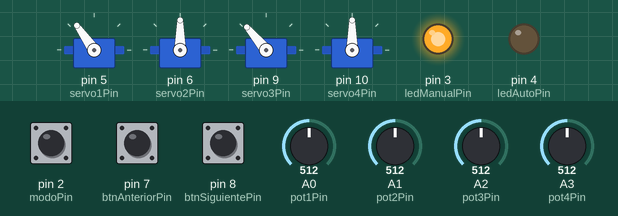
Recording of a sketch running on a simulated Arduino Uno, built with avr-gcc and run on an emulated ATmega328P. Parts: 4 × servo, output pins drawn as LEDs (lit = HIGH). The test bench sets the inputs (shaded band); at power-on: A3 (pot4Pin) = 512, A0 (pot1Pin) = 512, A1 (pot2Pin) = 512, A2 (pot3Pin) = 512, pin 2 (modoPin) HIGH, pin 7 (btnAnteriorPin) HIGH, pin 8 (btnSiguientePin) HIGH. What the sketch prints to the serial monitor is not drawn.

Above: at 3.4 s.
3.5 s: A3 (pot4Pin) set to 40
At 4.5 s:
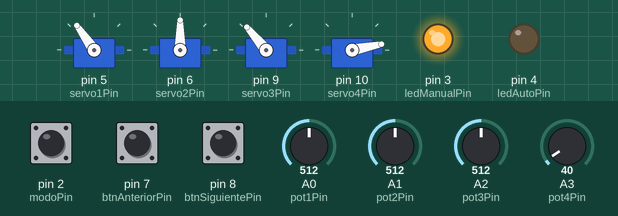
5.4 s: A0 (pot1Pin) set to 306
At 6.1 s:
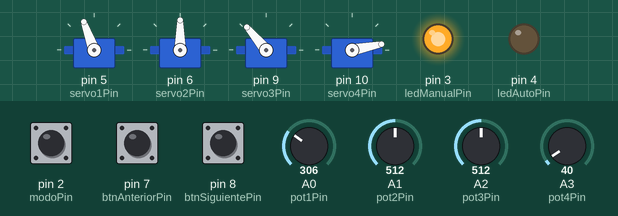
7.0 s: A1 (pot2Pin) set to 716
At 7.8 s:
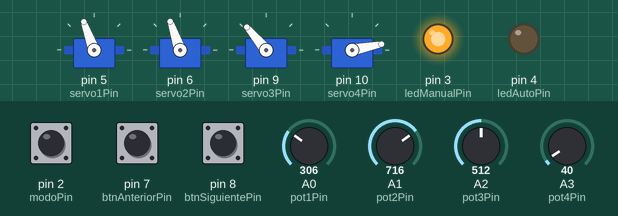
8.6 s: A3 (pot4Pin) set to 992
At 10.6 s:
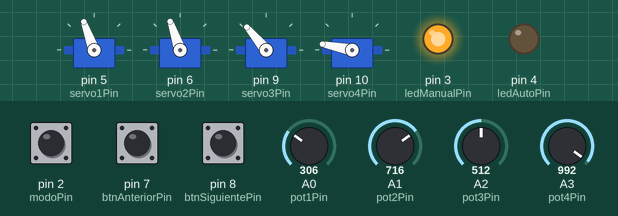
10.9 s: A2 (pot3Pin) set to 716
At 11.5 s:
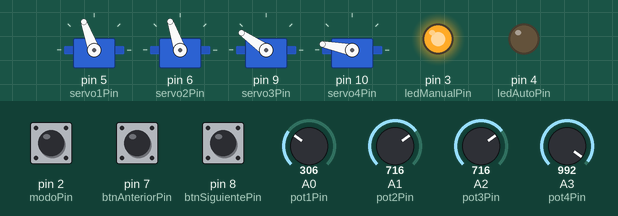
12.4 s: pin 2 (modoPin) pulled LOW for 1 s
At 13.5 s:
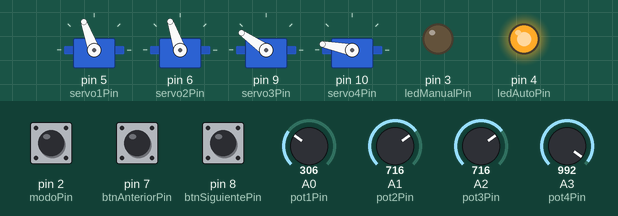
Timing chart, 0 to 15.4 s (numbered marks = the images above; inputs shaded):
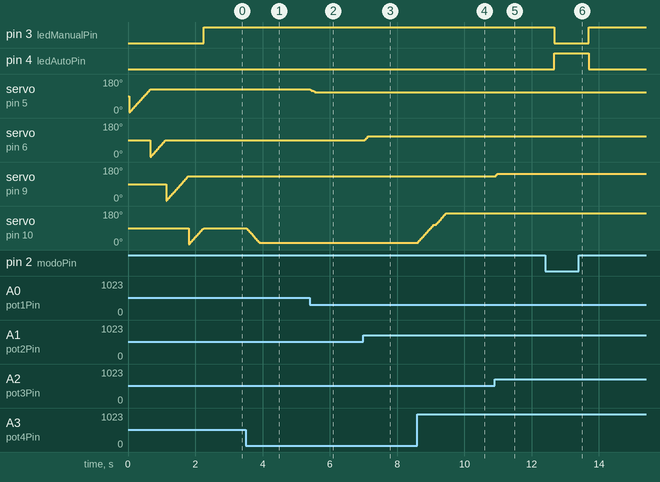

The sketch:

BrazoRobotico.ino
```cpp
// PROYECTO: Control de Brazo Robótico con 4 Servos
// AUTOR: Kevin Abraham Carrillo López
// CURSO: Electrónica Digital 1
// DESCRIPCIÓN:
// Este programa permite controlar cuatro servomotores en dos modos:
// - Modo manual: mediante potenciómetros.
// - Modo automático: mediante secuencias predefinidas controladas por botones.
// Además, incluye indicación de modo mediante LEDs y reporte de estado vía Monitor Serial.


// ---------- LIBRERÍA ----------
#include <Servo.h>  // Librería para controlar servomotores

// ---------- DEFINICIÓN DE PINES ----------
// Pines PWM para los servomotores
const int servo1Pin = 5;
const int servo2Pin = 6;
const int servo3Pin = 9;
const int servo4Pin = 10;

// Entradas analógicas de los potenciómetros (modo manual)
const int pot1Pin = A0;
const int pot2Pin = A1;
const int pot3Pin = A2;
const int pot4Pin = A3;

// Botones para navegación de secuencia automática
const int btnSiguientePin = 8;
const int btnAnteriorPin  = 7;

// Pin para seleccionar el modo (manual o automático)
const int modoPin = 2;

// Pines para LEDs indicadores de modo
const int ledManualPin = 3;
const int ledAutoPin   = 4;

// ---------- INSTANCIAS DE SERVOS ----------
Servo servo1, servo2, servo3, servo4;

// ---------- VARIABLES GLOBALES ----------
// Variables para almacenar el último ángulo enviado a cada servo
int angulo1 = -1;
int angulo2 = -1;
int angulo3 = -1;
int angulo4 = -1;

// Variables de estado de botones con antirrebote
bool estadoAnteriorBtnSiguiente = HIGH;
bool estadoAnteriorBtnAnterior  = HIGH;
unsigned long tiempoUltimoBtnSiguiente = 0;
unsigned long tiempoUltimoBtnAnterior  = 0;

// Temporizador para impresión lenta en el Monitor Serial
unsigned long tiempoUltimaImpresion = 0;
const unsigned long intervaloImpresion = 500;  // ms

// Estado anterior del modo para detectar cambios
bool estadoModoAnterior = HIGH;

// Matriz de posiciones predefinidas en modo automático
const int posiciones[5][4] = {
  // s1    s2   s3   s4
  { 160,  90,  120, 175 },
  { 90, 120, 100, 110 },
  { 90, 140,  90,  90 },
  {  130,  90, 150,  60 },
  { 160,  60,  120,   5 }
};

int indicePosicion = 0;  // Índice actual de la secuencia automática

// ---------- SETUP INICIAL ----------
void setup() {
  // Configuración de pines
  pinMode(modoPin, INPUT_PULLUP);
  pinMode(btnSiguientePin, INPUT_PULLUP);
  pinMode(btnAnteriorPin, INPUT_PULLUP);
  pinMode(ledManualPin, OUTPUT);
  pinMode(ledAutoPin, OUTPUT);

  Serial.begin(9600);  // Inicializar comunicación serial

  // Asociar cada servo a su pin
  servo1.attach(servo1Pin);
  servo2.attach(servo2Pin);
  servo3.attach(servo3Pin);
  servo4.attach(servo4Pin);

  // Inicializar modo según estado del selector
  if (digitalRead(modoPin) == HIGH) {
    modoManualControl();
  } else {
    moverServos(indicePosicion);
  }

  estadoModoAnterior = digitalRead(modoPin);
}

// ---------- BUCLE PRINCIPAL ----------
void loop() {
  unsigned long tiempoActual = millis();

  // Mostrar información en el Monitor Serial cada 500 ms
  if (tiempoActual - tiempoUltimaImpresion >= intervaloImpresion) {
    tiempoUltimaImpresion = tiempoActual;
    mostrarModo();
    mostrarPosiciones();
    imprimirAngulosSerial();
  }

  // Detectar y reportar cambio de modo
  bool modoActual = digitalRead(modoPin);
  if (modoActual != estadoModoAnterior) {
    estadoModoAnterior = modoActual;
    Serial.println(modoActual ? ">> Cambiado a MODO MANUAL <<" : ">> Cambiado a MODO AUTOMÁTICO <<");
  }

  // Ejecutar el modo correspondiente
  if (modoActual == HIGH) {
    modoManualControl();
  } else {
    modoAutomaticoControl();
  }
}

// ---------- FUNCIONES DE INFORMACIÓN ----------

// Actualiza el estado de los LEDs según el modo activo
void mostrarModo() {
  bool Manual = digitalRead(modoPin) == HIGH;
  digitalWrite(ledManualPin, Manual ? HIGH : LOW);
  digitalWrite(ledAutoPin, Manual ? LOW : HIGH);
}

// Imprime en el Monitor Serial el modo y la posición actual
void mostrarPosiciones() {
  Serial.print("Modo: ");
  Serial.println(digitalRead(modoPin) == HIGH ? "Manual" : "Automático");
  Serial.print("Posición actual (índice): ");
  Serial.println(indicePosicion);
}

// Imprime los ángulos actuales de todos los servos
void imprimirAngulosSerial() {
  Serial.print("Ángulos => ");
  Serial.print("S1: "); Serial.print(angulo1); Serial.print("°  ");
  Serial.print("S2: "); Serial.print(angulo2); Serial.print("°  ");
  Serial.print("S3: "); Serial.print(angulo3); Serial.print("°  ");
  Serial.print("S4: "); Serial.println(angulo4); Serial.print("°");
}

// ---------- FUNCIONES DE CONTROL ----------

// Suaviza la lectura analógica eliminando ruido
int leerSuavizado(int pin) {
  long suma = 0;
  for (int i = 0; i < 5; i++) {
    suma += analogRead(pin);
    delay(1);
  }
  return suma / 5;
}

// Mueve el servo suavemente desde el ángulo actual hasta el objetivo, lo vamos a mover con un servo y lee el estado actual hasta el objetivo y avanza 1 por 1 cada 5 ms
void moverSuave(Servo &servo, int &actual, int objetivo, int paso = 1, int pausa = 5) {
  if (actual == objetivo) return;

  int direccion = (objetivo > actual) ? 1 : -1;

  while (actual != objetivo) {
    actual += direccion * paso;
    if ((direccion > 0 && actual > objetivo) || (direccion < 0 && actual < objetivo)) {
      actual = objetivo;
    }
    servo.write(actual);
    delay(pausa);
  }
}

// Control manual usando potenciómetros con lectura filtrada y movimiento suave
void modoManualControl() {
  int nuevoAngulo1 = map(leerSuavizado(pot1Pin), 0, 1023, 90, 160);
  int nuevoAngulo2 = map(leerSuavizado(pot2Pin), 0, 1023, 40, 140);
  int nuevoAngulo3 = map(leerSuavizado(pot3Pin), 0, 1023, 90, 170);
  int nuevoAngulo4 = map(leerSuavizado(pot4Pin), 0, 1023, 5, 175);

  if (abs(nuevoAngulo1 - angulo1) > 2) moverSuave(servo1, angulo1, nuevoAngulo1);
  if (abs(nuevoAngulo2 - angulo2) > 2) moverSuave(servo2, angulo2, nuevoAngulo2);
  if (abs(nuevoAngulo3 - angulo3) > 2) moverSuave(servo3, angulo3, nuevoAngulo3);
  if (abs(nuevoAngulo4 - angulo4) > 2) moverSuave(servo4, angulo4, nuevoAngulo4);
}

// Control de botones con antirrebote
bool botonEstable(int pin, bool &estadoAnterior, unsigned long &ultimoTiempo) {
  bool estadoActual = digitalRead(pin);
  unsigned long tiempoActual = millis();

  if (estadoActual != estadoAnterior) {
    if ((tiempoActual - ultimoTiempo) > 50) {
      ultimoTiempo = tiempoActual;

      if (estadoAnterior == HIGH && estadoActual == LOW) {
        estadoAnterior = estadoActual;
        return true;
      }
    }
  }

  estadoAnterior = estadoActual;
  return false;
}

// Mueve todos los servos a la posición automática correspondiente
void moverServos(int i) {
  moverSuave(servo1, angulo1, posiciones[i][0]);
  moverSuave(servo2, angulo2, posiciones[i][1]);
  moverSuave(servo3, angulo3, posiciones[i][2]);
  moverSuave(servo4, angulo4, posiciones[i][3]);
}

// Control automático de secuencias mediante botones
void modoAutomaticoControl() {
  if (botonEstable(btnSiguientePin, estadoAnteriorBtnSiguiente, tiempoUltimoBtnSiguiente)) {
    Serial.println(">> Botón SIGUIENTE detectado");
    indicePosicion = (indicePosicion + 1) % 5;  // Rota de 0 a 4 y vuelve a 0
    moverServos(indicePosicion);
  }

  if (botonEstable(btnAnteriorPin, estadoAnteriorBtnAnterior, tiempoUltimoBtnAnterior)) {
    Serial.println(">> Botón ANTERIOR detectado");
    indicePosicion = (indicePosicion - 1 + 5) % 5;  // Rota de 4 a 0 y vuelve a 4
    moverServos(indicePosicion);
  }
}
```

Measured:
- after the input at 3.5 s, servo on pin 10 (servo4Pin): moves from 90° to 11° over 0.40 s, starting at once
- after the input at 5.4 s, servo on pin 5 (servo1Pin): 125° → 119° at once, → 110° 0.09 s later
- after the input at 7.0 s, servo on pin 6 (servo2Pin): 90° → 109° at once
- after the input at 8.6 s, servo on pin 10 (servo4Pin): moves from 11° to 169° over 0.86 s, starting at once
- after the input at 10.9 s, servo on pin 9 (servo3Pin): 130° → 145° at once
- after the input at 12.4 s, pin 3 (ledManualPin): HIGH → LOW after 0.27 s, → HIGH 1.0 s later; pin 4 (ledAutoPin): LOW → HIGH after 0.27 s, → LOW 1.0 s later
